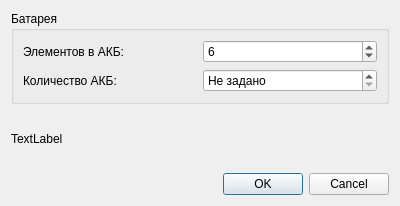
<?xml version="1.0" encoding="UTF-8"?>
<ui version="4.0">
 <class>UpsParamsWindow</class>
 <widget class="QDialog" name="UpsParamsWindow">
  <property name="geometry">
   <rect>
    <x>0</x>
    <y>0</y>
    <width>400</width>
    <height>206</height>
   </rect>
  </property>
  <property name="windowTitle">
   <string>Параметры ИБП</string>
  </property>
  <layout class="QVBoxLayout" name="verticalLayout_2">
   <item>
    <widget class="QGroupBox" name="groupBox">
     <property name="title">
      <string>Батарея</string>
     </property>
     <layout class="QVBoxLayout" name="verticalLayout">
      <item>
       <layout class="QHBoxLayout" name="horizontalLayout">
        <item>
         <widget class="QLabel" name="label">
          <property name="text">
           <string>Элементов в АКБ:</string>
          </property>
         </widget>
        </item>
        <item>
         <widget class="QSpinBox" name="cellsPerBatterySpin">
          <property name="minimum">
           <number>1</number>
          </property>
          <property name="maximum">
           <number>12</number>
          </property>
          <property name="value">
           <number>6</number>
          </property>
         </widget>
        </item>
       </layout>
      </item>
      <item>
       <layout class="QHBoxLayout" name="horizontalLayout_2">
        <item>
         <widget class="QLabel" name="label_2">
          <property name="text">
           <string>Количество АКБ:</string>
          </property>
         </widget>
        </item>
        <item>
         <widget class="QSpinBox" name="batteryCountSpin">
          <property name="specialValueText">
           <string>Не задано</string>
          </property>
         </widget>
        </item>
       </layout>
      </item>
     </layout>
    </widget>
   </item>
   <item>
    <widget class="QLabel" name="summaryLabel">
     <property name="text">
      <string>TextLabel</string>
     </property>
     <property name="wordWrap">
      <bool>true</bool>
     </property>
    </widget>
   </item>
   <item>
    <widget class="QDialogButtonBox" name="buttonBox">
     <property name="orientation">
      <enum>Qt::Orientation::Horizontal</enum>
     </property>
     <property name="standardButtons">
      <set>QDialogButtonBox::StandardButton::Cancel|QDialogButtonBox::StandardButton::Ok</set>
     </property>
    </widget>
   </item>
  </layout>
 </widget>
 <resources/>
 <connections>
  <connection>
   <sender>buttonBox</sender>
   <signal>accepted()</signal>
   <receiver>UpsParamsWindow</receiver>
   <slot>accept()</slot>
   <hints>
    <hint type="sourcelabel">
     <x>248</x>
     <y>254</y>
    </hint>
    <hint type="destinationlabel">
     <x>157</x>
     <y>274</y>
    </hint>
   </hints>
  </connection>
  <connection>
   <sender>buttonBox</sender>
   <signal>rejected()</signal>
   <receiver>UpsParamsWindow</receiver>
   <slot>reject()</slot>
   <hints>
    <hint type="sourcelabel">
     <x>316</x>
     <y>260</y>
    </hint>
    <hint type="destinationlabel">
     <x>286</x>
     <y>274</y>
    </hint>
   </hints>
  </connection>
 </connections>
</ui>
